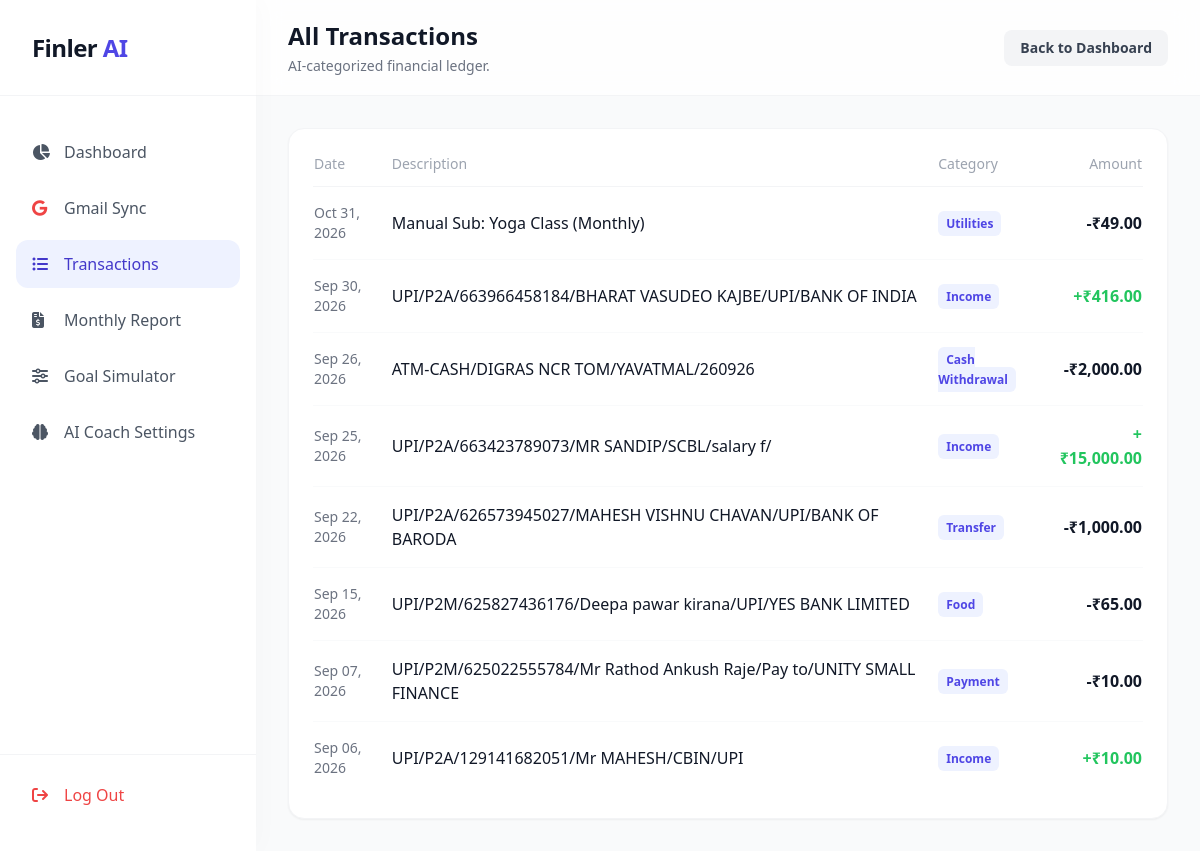
The app's page /transactions.php (signed in) with its own data.
### tables this page shows
CREATE TABLE IF NOT EXISTS `transactions` (
  `id` int NOT NULL AUTO_INCREMENT,
  `user_id` int NOT NULL,
  `date` date NOT NULL,
  `description` varchar(255) NOT NULL,
  `amount` decimal(10,2) NOT NULL,
  `type` enum('credit','debit') NOT NULL DEFAULT 'debit',
  `category` varchar(50) DEFAULT 'Uncategorized',
  `created_at` timestamp NOT NULL DEFAULT CURRENT_TIMESTAMP,
  PRIMARY KEY (`id`)
);

### transactions.php (the view, shortened to what this page needs)
<?php
require_once 'includes/db.php';
$user_id = $_SESSION['user_id'];
$stmt = $pdo->prepare("SELECT * FROM transactions WHERE user_id = ? ORDER BY date DESC");
$stmt->execute([$user_id]);
$transactions = $stmt->fetchAll();
?>
<!DOCTYPE html>
<html lang="en">
<head>
    <script src="https://cdn.tailwindcss.com"></script>
    <link rel="stylesheet" href="https://cdnjs.cloudflare.com/ajax/libs/font-awesome/6.4.0/css/all.min.css">
</head>
<body class="text-gray-800 font-sans antialiased">
    <?php require_once 'users/includes/sidebar.php'; ?>
    <div class="ml-64 flex flex-col min-h-screen">
        <header class="h-24 bg-white/80 backdrop-blur-md sticky top-0 z-40 flex items-center justify-between px-8 border-b border-gray-100">
            <div>
                <h1 class="text-2xl font-bold text-gray-900">All Transactions</h1>
                <p class="text-sm text-gray-500 mt-1">AI-categorized financial ledger.</p>
            </div>
            <a href="dashboard.php" class="bg-gray-100 text-gray-700 px-4 py-2 rounded-lg font-semibold text-sm hover:bg-gray-200 transition">Back to Dashboard</a>
        </header>
        <main class="flex-1 p-8">
            <div class="bg-white rounded-2xl shadow-sm border border-gray-100 p-6">
                <table class="w-full text-left border-collapse">
                    <thead>
                        <tr class="text-gray-400 text-sm border-b border-gray-100">
                            <th class="pb-3 font-medium">Date</th>
                            <th class="pb-3 font-medium">Description</th>
                            <th class="pb-3 font-medium">Category</th>
                            <th class="pb-3 font-medium text-right">Amount</th>
                        </tr>
                    </thead>
                    <tbody>
                        <?php foreach($transactions as $txn): ?>
                        <tr class="border-b border-gray-50 last:border-0 hover:bg-gray-50 transition">
                            <td class="py-4 text-sm text-gray-500"><?= date('M d, Y', strtotime($txn['date'])) ?></td>
                            <td class="py-4 font-medium text-gray-900"><?= htmlspecialchars($txn['description']) ?></td>
                            <td class="py-4 text-sm"><span class="bg-indigo-50 text-primary px-2 py-1 rounded-md text-xs font-bold"><?= htmlspecialchars($txn['category']) ?></span></td>
                            <td class="py-4 text-right font-bold <?= $txn['type'] == 'credit' ? 'text-green-500' : 'text-gray-900' ?>">
                                <?= $txn['type'] == 'credit' ? '+' : '-' ?>₹<?= number_format($txn['amount'], 2) ?>
                            </td>
                        </tr>
                        <?php endforeach; ?>
                    </tbody>
                </table>
            </div>
        </main>
    </div>
</body>
</html>

### users/includes/sidebar.php (shortened to what this page needs)
<?php
$current_page = basename($_SERVER['PHP_SELF']);
?>
<aside class="w-64 bg-white shadow-[4px_0_24px_rgba(0,0,0,0.02)] h-screen fixed top-0 left-0 flex flex-col z-50">
    <div class="h-24 flex items-center px-8 border-b border-gray-100">
        <a href="dashboard.php" class="flex items-center">
        </a>
    </div>
    <nav class="flex-1 px-4 py-8 space-y-2 overflow-y-auto">
        <a href="dashboard.php" class="flex items-center gap-3 px-4 py-3 rounded-xl font-medium transition <?= ($current_page == 'dashboard.php') ? 'bg-indigo-50 text-indigo-700' : 'text-gray-600 hover:bg-gray-50 hover:text-indigo-600' ?>">
            <i class="fa-solid fa-chart-pie w-5"></i> Dashboard
        </a>
        <button onclick="toggleModal('gmailSyncModal')" class="w-full flex items-center gap-3 px-4 py-3 rounded-xl font-medium transition text-gray-600 hover:bg-gray-50 hover:text-indigo-600 text-left">
            <i class="fa-brands fa-google w-5 text-red-500"></i> Gmail Sync
        </button>
        <a href="transactions.php" class="flex items-center gap-3 px-4 py-3 rounded-xl font-medium transition <?= ($current_page == 'transactions.php') ? 'bg-indigo-50 text-indigo-700' : 'text-gray-600 hover:bg-gray-50 hover:text-indigo-600' ?>">
            <i class="fa-solid fa-list-ul w-5"></i> Transactions
        </a>
        <a href="monthly_report.php" class="flex items-center gap-3 px-4 py-3 rounded-xl font-medium transition <?= ($current_page == 'monthly_report.php') ? 'bg-indigo-50 text-indigo-700' : 'text-gray-600 hover:bg-gray-50 hover:text-indigo-600' ?>">
    <i class="fa-solid fa-file-invoice-dollar w-5"></i> Monthly Report
</a>
        <button onclick="toggleModal('whatIfModal')" class="w-full flex items-center gap-3 px-4 py-3 rounded-xl font-medium transition text-gray-600 hover:bg-gray-50 hover:text-indigo-600 text-left">
            <i class="fa-solid fa-sliders w-5"></i> Goal Simulator
        </button>
        <a href="settings.php" class="flex items-center gap-3 px-4 py-3 rounded-xl font-medium transition <?= ($current_page == 'settings.php') ? 'bg-indigo-50 text-indigo-700' : 'text-gray-600 hover:bg-gray-50 hover:text-indigo-600' ?>">
            <i class="fa-solid fa-brain w-5"></i> AI Coach Settings
        </a>
    </nav>
    <div class="p-4 border-t border-gray-100 mb-4">
        <a href="logout.php" class="flex items-center gap-3 px-4 py-3 text-red-500 hover:bg-red-50 rounded-xl font-medium transition">
            <i class="fa-solid fa-arrow-right-from-bracket w-5"></i> Log Out
        </a>
    </div>
</aside>

### transactions.php (style rules this page uses)
body { background-color: #F9FAFB; }

### records on screen
transactions: date "Oct 31, 2026", description "Manual Sub: Yoga Class (Monthly)", category "Utilities", amount "49.00"
transactions: date "Sep 30, 2026", description "UPI/P2A/663966458184/BHARAT VASUDEO KAJBE/UPI/BANK OF INDIA", category "Income", amount "416.00"
transactions: date "Sep 26, 2026", description "ATM-CASH/DIGRAS NCR TOM/YAVATMAL/260926", category "Cash Withdrawal", amount "2,000.00"
transactions: date "Sep 25, 2026", description "UPI/P2A/663423789073/MR SANDIP/SCBL/salary f/", category "Income", amount "15,000.00"
transactions: date "Sep 22, 2026", description "UPI/P2A/626573945027/MAHESH VISHNU CHAVAN/UPI/BANK OF BARODA", category "Transfer", amount "1,000.00"
transactions: date "Sep 15, 2026", description "UPI/P2M/625827436176/Deepa pawar kirana/UPI/YES BANK LIMITED", category "Food", amount "65.00"
transactions: date "Sep 07, 2026", description "UPI/P2M/625022555784/Mr Rathod Ankush Raje/Pay to/UNITY SMALL FINANCE", category "Payment", amount "10.00"
transactions: date "Sep 06, 2026", description "UPI/P2A/129141682051/Mr MAHESH/CBIN/UPI", category "Income", amount "10.00"
